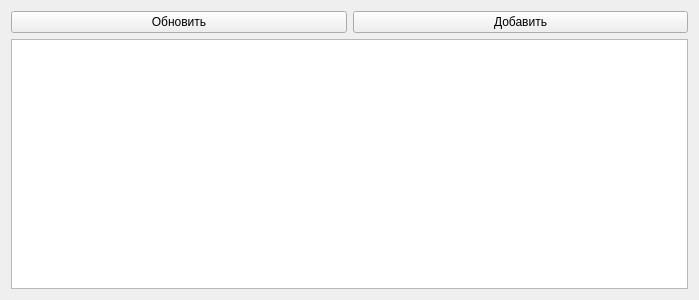
<?xml version="1.0" encoding="UTF-8"?>
<ui version="4.0">
 <class>Form</class>
 <widget class="QWidget" name="Form">
  <property name="geometry">
   <rect>
    <x>0</x>
    <y>0</y>
    <width>699</width>
    <height>300</height>
   </rect>
  </property>
  <property name="windowTitle">
   <string>Фильмотека</string>
  </property>
  <layout class="QVBoxLayout" name="verticalLayout">
   <item>
    <layout class="QHBoxLayout" name="horizontalLayout">
     <item>
      <widget class="QPushButton" name="pushButton">
       <property name="text">
        <string>Обновить</string>
       </property>
      </widget>
     </item>
     <item>
      <widget class="QPushButton" name="addButton">
       <property name="text">
        <string>Добавить</string>
       </property>
      </widget>
     </item>
    </layout>
   </item>
   <item>
    <widget class="QTableWidget" name="tableWidget"/>
   </item>
  </layout>
 </widget>
 <resources/>
 <connections/>
</ui>
